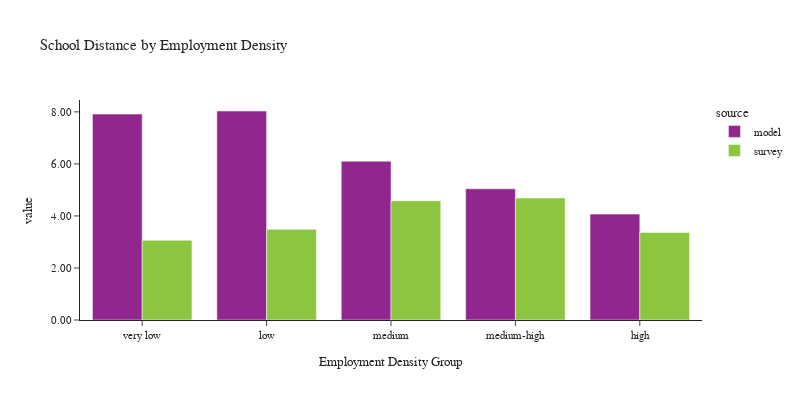

Notebook source saved alongside this figure:
### Code cell
plot_school_location(df_students, 'emp_density_group', 'Employment Density', 'Employment Density Group')

### Figure 1 — Plotly figure (JSON) as saved in the notebook; plotly's stock layout.template omitted (floating-point values rounded to 4 significant figures)
{"data": [{"alignmentgroup": "True", "customdata": [[202175], [87703], [278912], [241397], [162934]], "hovertemplate": "source=model<br>emp_density_group=%{x}<br>value=%{y}<br>sample count=%{customdata[0]}<extra></extra>", "legendgroup": "model", "marker": {"color": "#91268F", "pattern": {"shape": ""}}, "name": "model", "offsetgroup": "model", "orientation": "v", "showlegend": true, "textposition": "auto", "type": "bar", "x": ["very low", "low", "medium", "medium-high", "high"], "xaxis": "x", "y": [7.915, 8.033, 6.103, 5.041, 4.07], "yaxis": "y"}, {"alignmentgroup": "True", "customdata": [[253], [83], [221], [229], [111]], "hovertemplate": "source=survey<br>emp_density_group=%{x}<br>value=%{y}<br>sample count=%{customdata[0]}<extra></extra>", "legendgroup": "survey", "marker": {"color": "#8CC63E", "pattern": {"shape": ""}}, "name": "survey", "offsetgroup": "survey", "orientation": "v", "showlegend": true, "textposition": "auto", "type": "bar", "x": ["very low", "low", "medium", "medium-high", "high"], "xaxis": "x", "y": [3.065, 3.484, 4.583, 4.689, 3.366], "yaxis": "y"}], "layout": {"barmode": "group", "font": {"size": 11}, "height": 400, "legend": {"title": {"text": "source"}, "tracegroupgap": 0}, "title": {"text": "School Distance by Employment Density"}, "width": 800, "xaxis": {"anchor": "y", "domain": [0.0, 1.0], "title": {"text": "Employment Density Group"}}, "yaxis": {"anchor": "x", "domain": [0.0, 1.0], "tickformat": ".2f", "title": {"text": "value"}}}}
